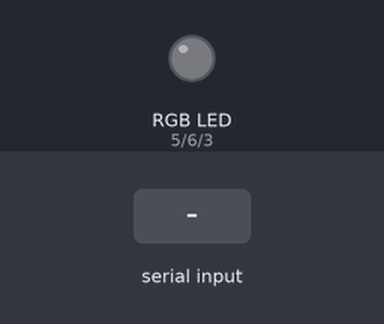
A sketch run on a simulated Arduino Uno, built with avr-gcc and run on an emulated ATmega328P. Shown: an RGB LED mixed from three pins (HIGH = lit). Inputs (shaded band) come from the test bench. Dim RGB values are drawn brighter than linear.

Above: at 1.2 s.
1.3 s: "90,45,200\n" received over Serial
At 2.0 s:
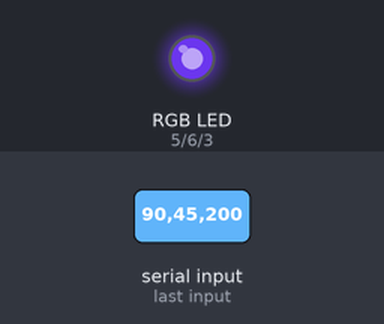
2.8 s: "30,150,10\n" received over Serial
At 3.1 s:
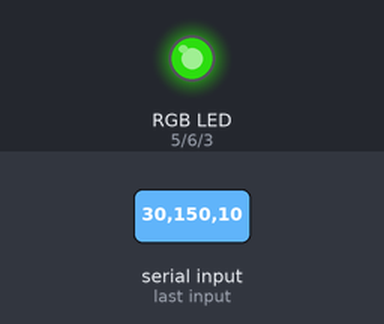
4.3 s: "1,90,45\n" received over Serial
At 5.4 s:
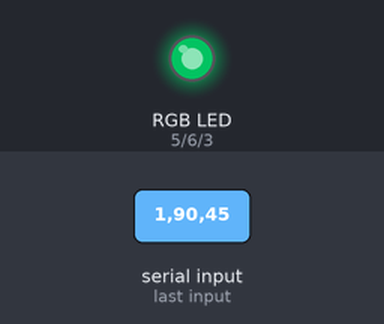
Timing chart, 0 to 7.3 s (numbered marks = the images above; inputs shaded):
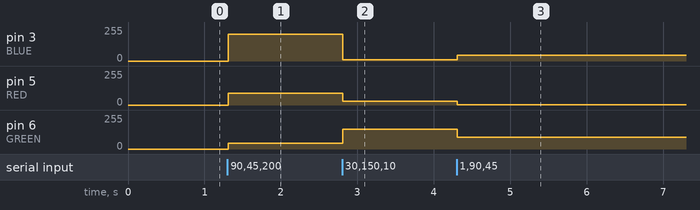

The sketch:

RgbSerial.ino
```cpp
#define RED 5
#define GREEN 6
#define BLUE 3

void setup()  {
  pinMode(RED, OUTPUT);
  pinMode(GREEN, OUTPUT);
  pinMode(BLUE, OUTPUT);
  Serial.begin(9600);
}

void writeRGB(int r, int g, int b) {
  analogWrite(RED, r);
  analogWrite(GREEN, g);
  analogWrite(BLUE, b);
}

void loop()  {
  while (Serial.available() > 0) {
    int red = Serial.parseInt();
    int green = Serial.parseInt();
    int blue = Serial.parseInt();

    if (Serial.read() == '\n') {
      red = constrain(red, 0, 255);
      green = constrain(green, 0, 255);
      blue = constrain(blue, 0, 255);
      writeRGB(red, green, blue);
    }
  }
}
```

Measured:
- after the input at 1.3 s, pin 3 (BLUE): 0/255 → 200/255 at once; pin 5 (RED): 0/255 → 90/255 at once; pin 6 (GREEN): 0/255 → 45/255 at once
- after the input at 2.8 s, pin 3 (BLUE): 200/255 → 10/255 at once; pin 5 (RED): 90/255 → 30/255 at once; pin 6 (GREEN): 45/255 → 150/255 at once
- after the input at 4.3 s, pin 3 (BLUE): 10/255 → 45/255 at once; pin 5 (RED): 30/255 → 1/255 at once; pin 6 (GREEN): 150/255 → 90/255 at once
